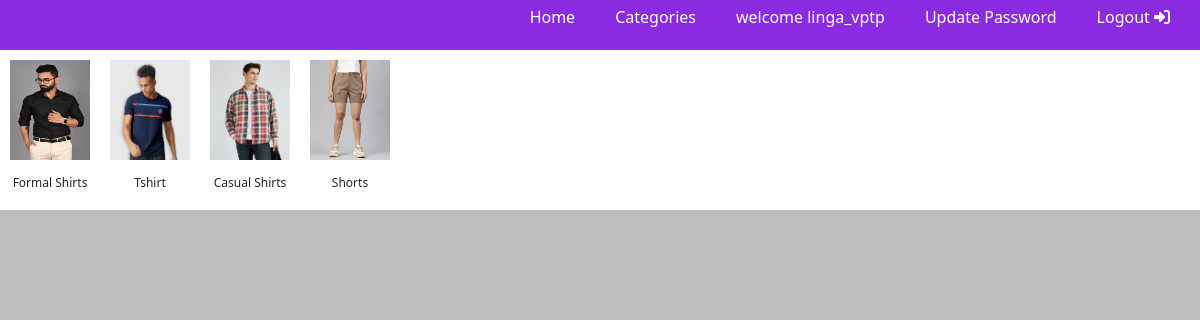
Page /categories/ (signed in) on the committed database.
### app/models.py (models this page shows, shortened)
class product_category(models.Model):
    category_name=models.CharField(max_length=100)
    category_image=models.ImageField(upload_to='product_category/',blank=True,null=True)
    category_description=models.TextField(max_length=1000)
    slug=models.CharField(max_length=100,null=True,blank=True)
    parent_category=models.ForeignKey('product_category',on_delete=models.CASCADE,null=True,blank=True)

### app/views.py (the view)
# urls.py: path('categories/',views.Categories,name='categories'),
def Categories(request):
    categories=product_category.objects.filter(category_name__in=['Formal Shirts','Tshirt','Casual Shirts','Shorts'])
    context={
        'categories':categories
    }
    return render(request,'categories.html',context)

### templates/categories.html
{% extends 'home.html' %}
{% block categories %}
    {% load static %}
    <link rel="stylesheet" href="{% static 'css/categorie.css' %}">
    <div class="main-container">
        {% for category in categories %}
            <div class="sub-container">
                <a href="{% url 'category' category.slug %}"><img src="{{category.category_image.url}}" height="100px",width="100px"></a>
                <br><p>{{category.category_name}}</p>
            </div>
    {% endfor %}
{% endblock %}

### templates/partial/header2.html (shortened to what this page needs)
{% block header %}
<!DOCTYPE html>
<html lang="en">
  {% load static %}
<head>
  <link rel="stylesheet" href="{% static 'css/header.css' %}">
</head>
<body>
  <nav class="nav">
    <ul><li><a href="{% url 'productdata' %}">Home</a></li>
        <li><a href="{% url 'categories' %}">Categories</a></li>
        <li><a href="">welcome {{request.user}}</a></li>
        <li><a href="{% url 'updatepassword' request.user %}">Update Password</a></li>
      <li><a href="{% url 'logout' %}">Logout <i class="fa-solid fa-right-to-bracket" style="color: #ffffff;"></i></a></li>
    </ul>
  </nav>
</body>
</html>
{% endblock %}

### static/css/home.css (style rules this page uses)
* { margin: 0; padding: 0; box-sizing: border-box; }

### static/css/header.css (style rules this page uses)
* { margin: 0; padding: 0; box-sizing: border-box; list-style: none; }
.nav { background-color: blueviolet; display: flex; width: 100%; height: 50px; position: fixed; align-items: center; justify-content: end; z-index: 1; color: white; padding: 0 10px; }
.nav ul { display: flex; }
.nav ul li a { text-decoration: none; padding: 10px 20px; color: white; }

### static/css/categorie.css (style rules this page uses)
* { margin: 0; padding: 0; box-sizing: border-box; }
.main-container { display: flex; gap: 20px; padding: 10px; background-color: white; position: relative; top: 50px; }
.sub-container { position: relative; width: 80px; height: 140px; }
.sub-container img { position: absolute; width: 100%; }
.sub-container p { margin-top: 90px; text-align: center; font-size: 12px; }
body { background-color: rgb(192, 189, 189); }

### rows in the picture
product_category: category_image (picture), category_name "Formal Shirts"
product_category: category_image (picture), category_name "Tshirt"
product_category: category_image (picture), category_name "Casual Shirts"
product_category: category_image (picture), category_name "Shorts"

### other values in the picture
{{ request.user }} "linga_vptp"
